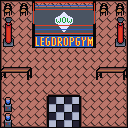

This is a level from a 2D game, rendered from its Tiled map with the project's own tilesets. A one-line summary and the complete map file follow:
An orthogonal 8x8 tile map with 16x16 px tiles, 2 tile layers (Floor, Main) and 17 objects.

<map version="1.10" tiledversion="1.11.2" orientation="orthogonal" renderorder="right-down" width="8" height="8" tilewidth="16" tileheight="16" infinite="0" nextlayerid="6" nextobjectid="20">
 <tileset firstgid="1" name="Legdrop gym " tilewidth="16" tileheight="16" tilecount="64" columns="8">
  <image source="../images/legdropgym.png" width="128" height="128" />
 </tileset>
 <layer id="1" name="Floor" width="8" height="8">
  <data encoding="csv">
25,26,26,26,26,26,26,27,
33,34,34,34,34,34,34,35,
33,34,34,34,34,34,34,35,
33,34,34,34,34,34,34,35,
33,34,34,34,34,34,34,35,
33,34,34,34,34,34,34,35,
33,34,34,34,34,34,34,35,
41,42,42,34,34,42,42,43
</data>
 </layer>
 <layer id="2" name="Main" width="8" height="8">
  <data encoding="csv">
5,5,1,2,3,4,5,5,
8,0,9,10,11,12,0,8,
16,0,17,18,19,20,0,16,
0,0,0,0,0,0,0,0,
14,15,0,0,0,0,14,15,
0,0,0,42,42,0,0,0,
6,0,35,28,30,33,0,0,
6,0,43,44,46,41,0,0
</data>
 </layer>
 <objectgroup id="3" name="Door">
  <object id="17" x="56.4103" y="120.513" width="15.3846" height="8.20513">
   <properties>
    <property name="door" type="bool" value="true" />
    <property name="exit" type="bool" value="true" />
    <property name="map_file" value="town1.tmx" />
   </properties>
  </object>
 </objectgroup>
 <objectgroup id="4" name="Spawn">
  <object id="16" x="56.7521" y="98.2906" width="13.3333" height="13.5043">
   <properties>
    <property name="spawn_point" value="" />
   </properties>
  </object>
 </objectgroup>
 <objectgroup id="5" name="Blocks">
  <object id="1" x="2.5641" y="32.6496" width="12.4786" height="15.3846">
   <properties>
    <property name="block" type="bool" value="true" />
   </properties>
  </object>
  <object id="2" x="115.043" y="38.8034" width="10.4274" height="8.20513">
   <properties>
    <property name="block" type="bool" value="true" />
   </properties>
  </object>
  <object id="3" x="98.2906" y="68.0342" width="27.6923" height="12.1368">
   <properties>
    <property name="block" type="bool" value="true" />
   </properties>
  </object>
  <object id="4" x="0.683761" y="66.4957" width="31.6239" height="12.3077">
   <properties>
    <property name="block" type="bool" value="true" />
   </properties>
  </object>
  <object id="5" x="4.95726" y="97.7778" width="8.20513" height="13.1624">
   <properties>
    <property name="block" type="bool" value="true" />
   </properties>
  </object>
  <object id="6" x="4.78632" y="113.333" width="7.52137" height="12.3077">
   <properties>
    <property name="block" type="bool" value="true" />
   </properties>
  </object>
  <object id="7" x="0.17094" y="125.812" width="45.9829" height="2.39316">
   <properties>
    <property name="block" type="bool" value="true" />
   </properties>
  </object>
  <object id="8" x="81.3675" y="126.154" width="46.4957" height="1.7094">
   <properties>
    <property name="block" type="bool" value="true" />
   </properties>
  </object>
  <object id="9" x="127.009" y="45.2991" width="2.22222" height="82.2222">
   <properties>
    <property name="block" type="bool" value="true" />
   </properties>
  </object>
  <object id="10" x="126.154" y="0.512821" width="3.93162" height="48.547">
   <properties>
    <property name="block" type="bool" value="true" />
   </properties>
  </object>
  <object id="11" x="-1.88034" y="-1.7094" width="131.453" height="5.64103">
   <properties>
    <property name="block" type="bool" value="true" />
   </properties>
  </object>
  <object id="12" x="-0.17094" y="0.34188" width="2.05128" height="127.179">
   <properties>
    <property name="block" type="bool" value="true" />
   </properties>
  </object>
  <object id="13" x="33.1624" y="2.73504" width="62.5641" height="43.7607">
   <properties>
    <property name="block" type="bool" value="true" />
   </properties>
  </object>
  <object id="14" x="1.36752" y="17.265" width="14.359" height="29.9145">
   <properties>
    <property name="block" type="bool" value="true" />
   </properties>
  </object>
  <object id="15" x="115.726" y="16.7521" width="9.40171" height="29.9145">
   <properties>
    <property name="block" type="bool" value="true" />
   </properties>
  </object>
 </objectgroup>
</map>
